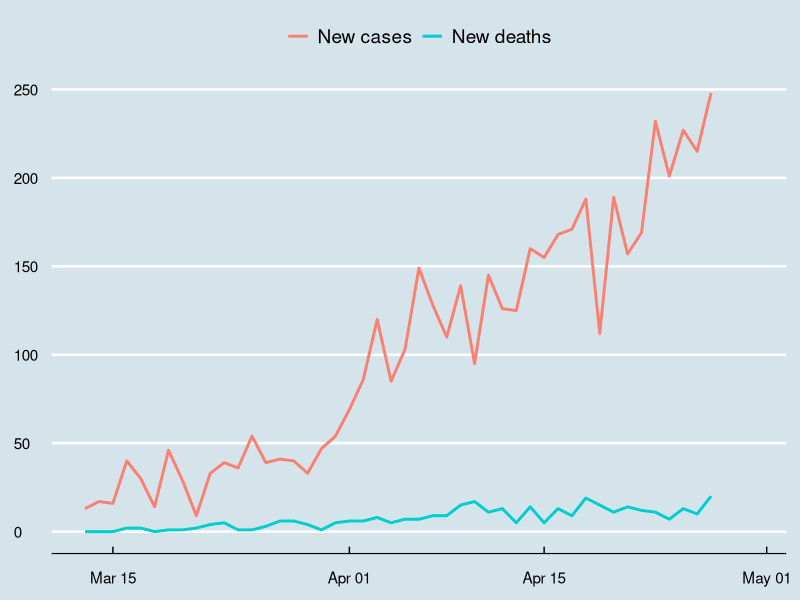
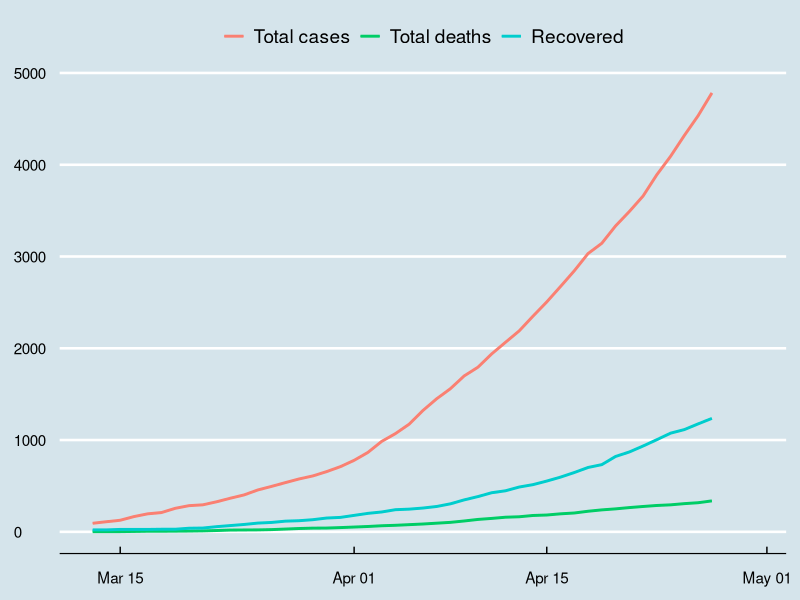
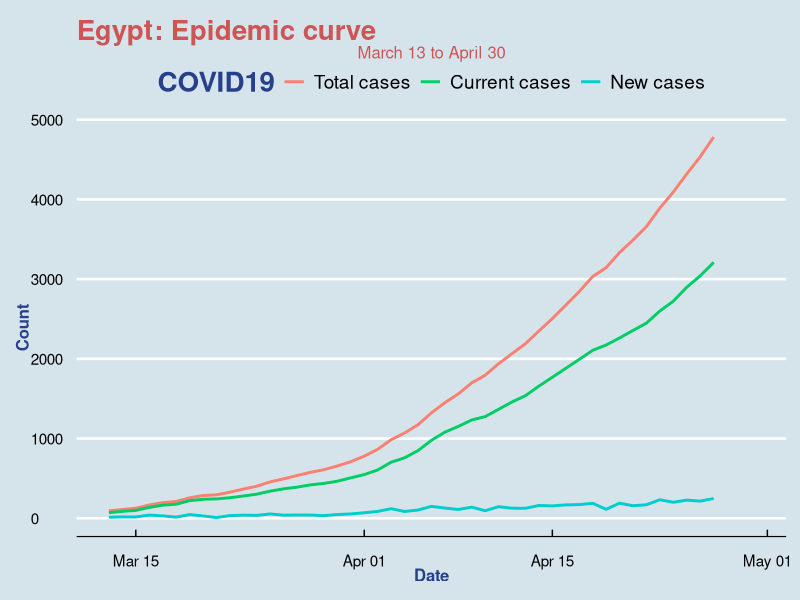
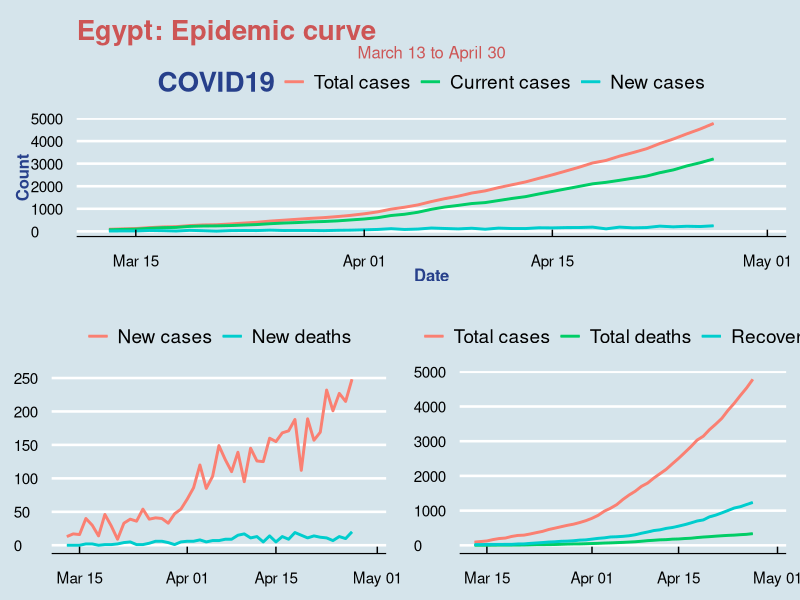

Recreate these plots in R, in order.
library(tidyverse)
library(ggplot2)
library(ggthemes)

# The data used is gathered from the Egyptian Ministry
# of Health and Population's Facebook page
# Link: https://www.facebook.com/egypt.mohp

# Importing data
egy <- read.csv("Egypt-data/Egypt.csv")
attach(egy)
View(egy)

# Converting datetime variable

egy$date <- as.Date(egy$date, format = "%m/%d/%Y")
class(egy$date)

# Calculating current cases

egy <- egy %>%
  mutate(current_cases = all_cases- (recovered + all_deaths))

# Plotting new cases and new deaths

# Tidying data for the plot

egypt_long <- egy %>%
  select(date, new_cases, new_deaths) %>%
  pivot_longer(-date, names_to = "COVID19", values_to = "count")

head(egypt_long)

# Converting datetime variable

egypt_long$date <- as.POSIXct(egypt_long$date, format = "%m/%d/%Y")
class(egypt_long$date)

# Plotting the curve

(b <- ggplot(data = egypt_long,
    aes(
      x= date,
      y= count,
      colour = COVID19
    )
  ) +
  geom_line() +
  geom_path(size = 1) +
  labs(title = "Egypt: Epidemic curve",
       x = "Date",
       y = "Count") +
  scale_colour_manual(labels = c("New cases",
                                 "New deaths"),
                      values = c("salmon",
                                 "cyan3")) +
  theme_economist() +
  theme(axis.title.x = element_blank(),
        axis.title.y = element_blank(),
        plot.title = element_blank(),
        legend.title = element_blank()))


# Plotting total cases, recovery and total deaths

# Tidying data for the plot

egypt_long2 <- egy %>%
  select(date, all_cases, recovered, all_deaths) %>%
  pivot_longer(-date, names_to = "COVID19", values_to = "count")

head(egypt_long2)

# Converting datetime variable

egypt_long2$date <- as.POSIXct(egypt_long2$date, format = "%m/%d/%Y")
class(egypt_long2$date)

# Plotting the curve

(c <- ggplot(data = egypt_long2,
       aes(
         x= date,
         y= count,
         colour = COVID19
       )
) +
  geom_line() +
  geom_path(size = 1) +
  labs(title = "Egypt: Epidemic curve",
       x = "Date",
       y = "Count") +
  scale_colour_manual(labels = c("Total cases",
                                 "Total deaths",                                 "Recovered",
                                 "Recovered"),
                      values = c("salmon",
                                 "springgreen3",
                                 "cyan3")) +
  theme_economist() +
  theme(axis.title.x = element_blank(),
        axis.title.y = element_blank(),
        plot.title = element_blank(),
        legend.title = element_blank()))


# Plotting total, current and new cases

# Tidying data for the plot

egypt_long3 <- egy %>%
  select(date, new_cases, current_cases, all_cases) %>%
  pivot_longer(-date, names_to = "COVID19", values_to = "count")

head(egypt_long3)

# Converting datetime variable

egypt_long3$date <- as.POSIXct(egypt_long3$date, format = "%m/%d/%Y")
class(egypt_long3$date)

# Plotting the curve

(a <- ggplot(data = egypt_long3,
       aes(
         x= date,
         y= count,
         colour = COVID19
       )
) +
  geom_line() +
  geom_path(size = 1) +
  labs(title = "Egypt: Epidemic curve",
       subtitle = "March 13 to April 30",
       x = "Date",
       y = "Count") +
  scale_colour_manual(labels = c("Total cases",
                                 "Current cases",
                                 "New cases"),
                      values = c("salmon",
                                 "springgreen3",
                                 "cyan3")) +
  theme_economist() +
  theme(axis.title.x = element_text(face = "bold",
                                    size = 12,
                                    color = "royalblue4"),
        axis.title.y = element_text(face = "bold",
                                    size = 12,
                                    color = "royalblue4"),
        plot.title = element_text(size = 20,
                                  color = "indianred3"),
        plot.subtitle = element_text(size = 12,
                                     color = "indianred3"),
        legend.title = element_text(face = "bold",
                                    size = 20,
                                    color = "royalblue4")))

# Creating a grid

library(gridExtra)

grid.arrange(a, arrangeGrob(b, c, ncol = 2), nrow = 2)
